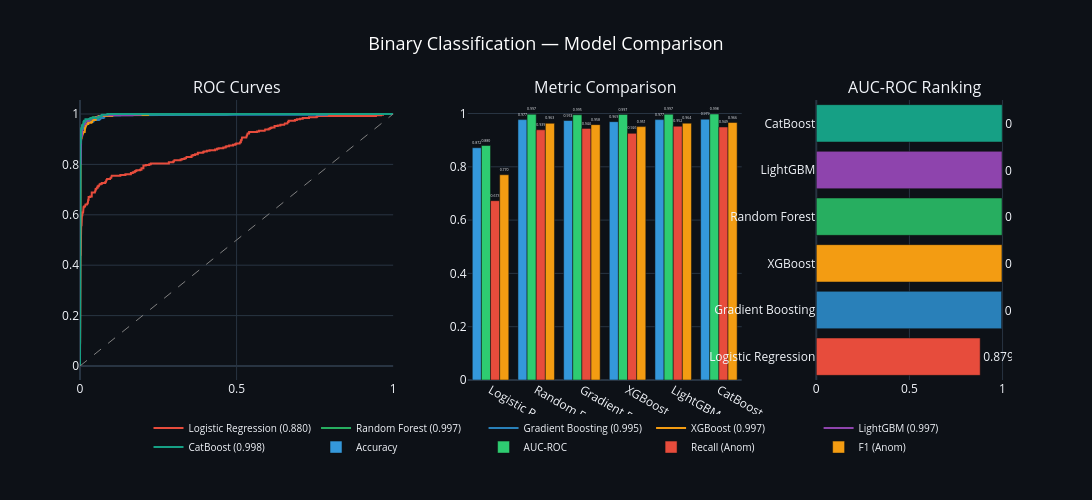

Source (notebook cell):
### Markdown cell above
### 6.2 — Model Comparison Visualization

### Code cell
# ─── Model Comparison: ROC + Metrics — Interactive Plotly ───
import plotly.graph_objects as go
from plotly.subplots import make_subplots
from sklearn.metrics import roc_curve

model_colors = ['#E74C3C', '#27AE60', '#2980B9', '#F39C12', '#8E44AD', '#16A085']

fig = make_subplots(
    rows=1, cols=3,
    subplot_titles=('ROC Curves', 'Metric Comparison', 'AUC-ROC Ranking'),
    column_widths=[0.4, 0.35, 0.25],
    horizontal_spacing=0.08
)

# Panel 1: ROC Curves
for (name, res), color in zip(results_binary.items(), model_colors):
    fpr, tpr, _ = roc_curve(y_test, res['proba'])
    fig.add_trace(go.Scatter(
        x=fpr, y=tpr, mode='lines',
        name=f'{name} ({res["auc"]:.3f})',
        line=dict(color=color, width=2),
        hovertemplate='FPR: %{x:.3f}<br>TPR: %{y:.3f}<extra></extra>'
    ), row=1, col=1)

fig.add_trace(go.Scatter(
    x=[0,1], y=[0,1], mode='lines',
    line=dict(color='gray', dash='dash', width=1),
    showlegend=False, hoverinfo='skip'
), row=1, col=1)

# Panel 2: Grouped bar for metrics
metrics = ['acc', 'auc', 'recall', 'f1']
metric_labels = ['Accuracy', 'AUC-ROC', 'Recall (Anom)', 'F1 (Anom)']
bar_colors = ['#3498DB', '#2ECC71', '#E74C3C', '#F39C12']

model_names = list(results_binary.keys())
for metric, label, bc in zip(metrics, metric_labels, bar_colors):
    values = [results_binary[m][metric] for m in model_names]
    fig.add_trace(go.Bar(
        x=model_names, y=values,
        name=label, marker_color=bc,
        text=[f'{v:.3f}' for v in values],
        textposition='outside', textfont=dict(size=8),
        hovertemplate=f'{label}<br>' + '%{x}: %{y:.4f}<extra></extra>',
        showlegend=True
    ), row=1, col=2)

# Panel 3: AUC ranking
auc_vals = [(m, results_binary[m]['auc']) for m in model_names]
auc_vals.sort(key=lambda x: x[1])
fig.add_trace(go.Bar(
    x=[a[1] for a in auc_vals],
    y=[a[0] for a in auc_vals],
    orientation='h',
    marker_color=[model_colors[model_names.index(a[0])] for a in auc_vals],
    text=[f'{a[1]:.4f}' for a in auc_vals],
    textposition='outside',
    hovertemplate='%{y}<br>AUC: %{x:.4f}<extra></extra>',
    showlegend=False
), row=1, col=3)

fig.update_layout(
    template='plotly_dark',
    height=500, width=1400,
    title=dict(text='Binary Classification — Model Comparison',
               font=dict(size=18, color='white'), x=0.5),
    paper_bgcolor='#0D1117', plot_bgcolor='#0D1117',
    barmode='group',
    legend=dict(x=0.5, y=-0.12, xanchor='center', orientation='h', font=dict(size=10)),
    margin=dict(t=100, b=120, l=80)
)

fig.show()

print(f'\nBest model by AUC: {best_name}')
print(f'   Recall (Anomaly) = {results_binary[best_name]["recall"]:.4f}')
print(f'   AUC-ROC          = {results_binary[best_name]["auc"]:.4f}')

### Figure 1 — Plotly figure (JSON) as saved in the notebook; plotly's stock layout.template omitted (floating-point values rounded to 4 significant figures; data arrays with more than 128 entries replaced by an {"elided": "..."} marker saying what was removed)
{"data": [{"hovertemplate": "FPR: %{x:.3f}<br>TPR: %{y:.3f}<extra></extra>", "line": {"color": "#E74C3C", "width": 2}, "mode": "lines", "name": "Logistic Regression (0.880)", "type": "scatter", "x": {"elided": "230 float values"}, "xaxis": "x", "y": {"elided": "230 float values"}, "yaxis": "y"}, {"hovertemplate": "FPR: %{x:.3f}<br>TPR: %{y:.3f}<extra></extra>", "line": {"color": "#27AE60", "width": 2}, "mode": "lines", "name": "Random Forest (0.997)", "type": "scatter", "x": {"elided": "159 float values"}, "xaxis": "x", "y": {"elided": "159 float values"}, "yaxis": "y"}, {"hovertemplate": "FPR: %{x:.3f}<br>TPR: %{y:.3f}<extra></extra>", "line": {"color": "#2980B9", "width": 2}, "mode": "lines", "name": "Gradient Boosting (0.995)", "type": "scatter", "x": [0.0, 0.0, 0.0, 0.00125, 0.00125, 0.0025, 0.0025, 0.00375, 0.00375, 0.005, 0.005, 0.0075, 0.0075, 0.01, 0.01, 0.01375, 0.01375, 0.015, 0.015, 0.01875, 0.01875, 0.02125, 0.02125, 0.0225, 0.0225, 0.02625, 0.02625, 0.04, 0.04, 0.04375, 0.04375, 0.045, 0.045, 0.06, 0.06, 0.065, 0.065, 0.06625, 0.06625, 0.075, 0.075, 0.0775, 0.0775, 0.08875, 0.08875, 0.1275, 0.1275, 0.7887, 0.7887, 1.0], "xaxis": "x", "y": [0.0, 0.00266, 0.8883, 0.8883, 0.9016, 0.9016, 0.9043, 0.9043, 0.9176, 0.9176, 0.9362, 0.9362, 0.9415, 0.9415, 0.9441, 0.9441, 0.9521, 0.9521, 0.9548, 0.9548, 0.9574, 0.9574, 0.9601, 0.9601, 0.9628, 0.9628, 0.9681, 0.9681, 0.9707, 0.9707, 0.9734, 0.9734, 0.9761, 0.9761, 0.9787, 0.9787, 0.9814, 0.9814, 0.984, 0.984, 0.9867, 0.9867, 0.992, 0.992, 0.9947, 0.9947, 0.9973, 0.9973, 1.0, 1.0], "yaxis": "y"}, {"hovertemplate": "FPR: %{x:.3f}<br>TPR: %{y:.3f}<extra></extra>", "line": {"color": "#F39C12", "width": 2}, "mode": "lines", "name": "XGBoost (0.997)", "type": "scatter", "x": [0.0, 0.0, 0.0, 0.0, 0.0, 0.0, 0.0, 0.0, 0.0, 0.00125, 0.00125, 0.0025, 0.0025, 0.00375, 0.00375, 0.005, 0.005, 0.00625, 0.00625, 0.0075, 0.0075, 0.00875, 0.00875, 0.01, 0.01, 0.01125, 0.01125, 0.015, 0.015, 0.01625, 0.01625, 0.0175, 0.0175, 0.01875, 0.01875, 0.02, 0.02, 0.02125, 0.02125, 0.02625, 0.02625, 0.03625, 0.03625, 0.03875, 0.03875, 0.04, 0.04, 0.05, 0.05, 0.05125, 0.05125, 0.05625, 0.05625, 0.06, 0.06, 0.1025, 0.1025, 0.1062, 0.1062, 0.2175, 0.2175, 1.0], "xaxis": "x", "y": [0.0, 0.00266, 0.06117, 0.06649, 0.2846, 0.2899, 0.375, 0.3803, 0.8617, 0.8617, 0.867, 0.867, 0.9016, 0.9016, 0.9043, 0.9043, 0.9122, 0.9122, 0.9149, 0.9149, 0.9176, 0.9176, 0.9229, 0.9229, 0.9255, 0.9255, 0.9282, 0.9282, 0.9362, 0.9362, 0.9468, 0.9468, 0.9495, 0.9495, 0.9548, 0.9548, 0.9574, 0.9574, 0.9601, 0.9601, 0.9654, 0.9654, 0.9681, 0.9681, 0.9707, 0.9707, 0.9761, 0.9761, 0.9814, 0.9814, 0.9867, 0.9867, 0.9894, 0.9894, 0.992, 0.992, 0.9947, 0.9947, 0.9973, 0.9973, 1.0, 1.0], "yaxis": "y"}, {"hovertemplate": "FPR: %{x:.3f}<br>TPR: %{y:.3f}<extra></extra>", "line": {"color": "#8E44AD", "width": 2}, "mode": "lines", "name": "LightGBM (0.997)", "type": "scatter", "x": [0.0, 0.0, 0.0, 0.0025, 0.0025, 0.00375, 0.00375, 0.00625, 0.00625, 0.0075, 0.0075, 0.00875, 0.00875, 0.01, 0.01, 0.0125, 0.0125, 0.01375, 0.01375, 0.0175, 0.0175, 0.01875, 0.01875, 0.0275, 0.0275, 0.03125, 0.03125, 0.03375, 0.03375, 0.03875, 0.03875, 0.0525, 0.0525, 0.05875, 0.05875, 0.065, 0.065, 0.07, 0.07, 0.1675, 0.1675, 0.1938, 0.1938, 1.0], "xaxis": "x", "y": [0.0, 0.00266, 0.8032, 0.8032, 0.8989, 0.8989, 0.9122, 0.9122, 0.9255, 0.9255, 0.9468, 0.9468, 0.9495, 0.9495, 0.9521, 0.9521, 0.9574, 0.9574, 0.9601, 0.9601, 0.9654, 0.9654, 0.9734, 0.9734, 0.9761, 0.9761, 0.9787, 0.9787, 0.9814, 0.9814, 0.984, 0.984, 0.9867, 0.9867, 0.9894, 0.9894, 0.992, 0.992, 0.9947, 0.9947, 0.9973, 0.9973, 1.0, 1.0], "yaxis": "y"}, {"hovertemplate": "FPR: %{x:.3f}<br>TPR: %{y:.3f}<extra></extra>", "line": {"color": "#16A085", "width": 2}, "mode": "lines", "name": "CatBoost (0.998)", "type": "scatter", "x": [0.0, 0.0, 0.0, 0.00125, 0.00125, 0.0025, 0.0025, 0.00375, 0.00375, 0.005, 0.005, 0.0075, 0.0075, 0.01, 0.01, 0.01125, 0.01125, 0.01375, 0.01375, 0.0175, 0.0175, 0.03375, 0.03375, 0.0575, 0.0575, 0.06, 0.06, 0.06625, 0.06625, 0.06875, 0.06875, 0.07125, 0.07125, 0.0875, 0.0875, 1.0], "xaxis": "x", "y": [0.0, 0.00266, 0.8457, 0.8457, 0.8856, 0.8856, 0.9335, 0.9335, 0.9415, 0.9415, 0.9441, 0.9441, 0.9548, 0.9548, 0.9574, 0.9574, 0.9681, 0.9681, 0.9734, 0.9734, 0.9787, 0.9787, 0.984, 0.984, 0.9867, 0.9867, 0.9894, 0.9894, 0.992, 0.992, 0.9947, 0.9947, 0.9973, 0.9973, 1.0, 1.0], "yaxis": "y"}, {"hoverinfo": "skip", "line": {"color": "gray", "dash": "dash", "width": 1}, "mode": "lines", "showlegend": false, "type": "scatter", "x": [0, 1], "xaxis": "x", "y": [0, 1], "yaxis": "y"}, {"hovertemplate": "Accuracy<br>%{x}: %{y:.4f}<extra></extra>", "marker": {"color": "#3498DB"}, "name": "Accuracy", "showlegend": true, "text": ["0.872", "0.977", "0.974", "0.969", "0.977", "0.979"], "textfont": {"size": 8}, "textposition": "outside", "type": "bar", "x": ["Logistic Regression", "Random Forest", "Gradient Boosting", "XGBoost", "LightGBM", "CatBoost"], "xaxis": "x2", "y": [0.8716, 0.977, 0.9736, 0.9694, 0.977, 0.9787], "yaxis": "y2"}, {"hovertemplate": "AUC-ROC<br>%{x}: %{y:.4f}<extra></extra>", "marker": {"color": "#2ECC71"}, "name": "AUC-ROC", "showlegend": true, "text": ["0.880", "0.997", "0.995", "0.997", "0.997", "0.998"], "textfont": {"size": 8}, "textposition": "outside", "type": "bar", "x": ["Logistic Regression", "Random Forest", "Gradient Boosting", "XGBoost", "LightGBM", "CatBoost"], "xaxis": "x2", "y": [0.8798, 0.9971, 0.9952, 0.9966, 0.9971, 0.9981], "yaxis": "y2"}, {"hovertemplate": "Recall (Anom)<br>%{x}: %{y:.4f}<extra></extra>", "marker": {"color": "#E74C3C"}, "name": "Recall (Anom)", "showlegend": true, "text": ["0.673", "0.939", "0.944", "0.926", "0.952", "0.949"], "textfont": {"size": 8}, "textposition": "outside", "type": "bar", "x": ["Logistic Regression", "Random Forest", "Gradient Boosting", "XGBoost", "LightGBM", "CatBoost"], "xaxis": "x2", "y": [0.6729, 0.9388, 0.9441, 0.9255, 0.9521, 0.9495], "yaxis": "y2"}, {"hovertemplate": "F1 (Anom)<br>%{x}: %{y:.4f}<extra></extra>", "marker": {"color": "#F39C12"}, "name": "F1 (Anom)", "showlegend": true, "text": ["0.770", "0.963", "0.958", "0.951", "0.964", "0.966"], "textfont": {"size": 8}, "textposition": "outside", "type": "bar", "x": ["Logistic Regression", "Random Forest", "Gradient Boosting", "XGBoost", "LightGBM", "CatBoost"], "xaxis": "x2", "y": [0.7702, 0.9632, 0.9582, 0.9508, 0.9637, 0.9662], "yaxis": "y2"}, {"hovertemplate": "%{y}<br>AUC: %{x:.4f}<extra></extra>", "marker": {"color": ["#E74C3C", "#2980B9", "#F39C12", "#27AE60", "#8E44AD", "#16A085"]}, "orientation": "h", "showlegend": false, "text": ["0.8798", "0.9952", "0.9966", "0.9971", "0.9971", "0.9981"], "textposition": "outside", "type": "bar", "x": [0.8798, 0.9952, 0.9966, 0.9971, 0.9971, 0.9981], "xaxis": "x3", "y": ["Logistic Regression", "Gradient Boosting", "XGBoost", "Random Forest", "LightGBM", "CatBoost"], "yaxis": "y3"}], "layout": {"annotations": [{"font": {"size": 16}, "showarrow": false, "text": "ROC Curves", "x": 0.168, "xanchor": "center", "xref": "paper", "y": 1, "yanchor": "bottom", "yref": "paper"}, {"font": {"size": 16}, "showarrow": false, "text": "Metric Comparison", "x": 0.563, "xanchor": "center", "xref": "paper", "y": 1, "yanchor": "bottom", "yref": "paper"}, {"font": {"size": 16}, "showarrow": false, "text": "AUC-ROC Ranking", "x": 0.895, "xanchor": "center", "xref": "paper", "y": 1, "yanchor": "bottom", "yref": "paper"}], "barmode": "group", "height": 500, "legend": {"font": {"size": 10}, "orientation": "h", "x": 0.5, "xanchor": "center", "y": -0.12}, "margin": {"b": 120, "l": 80, "t": 100}, "paper_bgcolor": "#0D1117", "plot_bgcolor": "#0D1117", "title": {"font": {"color": "white", "size": 18}, "text": "Binary Classification — Model Comparison", "x": 0.5}, "width": 1400, "xaxis": {"anchor": "y", "domain": [0, 0.336]}, "xaxis2": {"anchor": "y2", "domain": [0.416, 0.71]}, "xaxis3": {"anchor": "y3", "domain": [0.79, 1]}, "yaxis": {"anchor": "x", "domain": [0, 1]}, "yaxis2": {"anchor": "x2", "domain": [0, 1]}, "yaxis3": {"anchor": "x3", "domain": [0, 1]}}}
